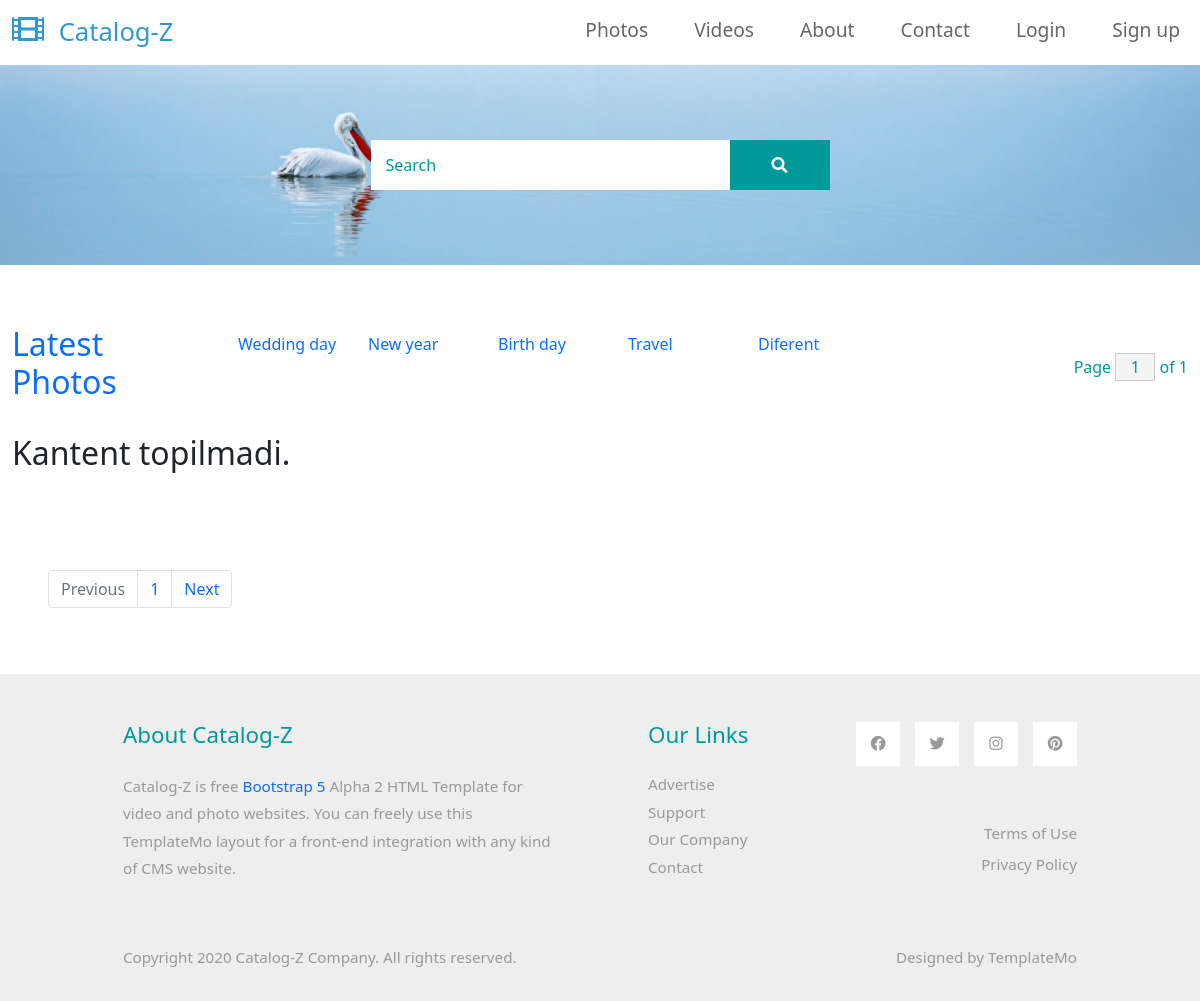
The app's page /?category=2 with its own data.
### gallery/models/category.py (models this page shows, shortened)
class Category(models.Model):
  name = models.CharField(max_length=150)
  @staticmethod
  def get_all_category():
    return Category.objects.all()

### gallery/views.py (the view)
# urls.py: path('',index,name='index'),
def index(request):
  postcategory = None
  categories = Category.get_all_category()
  postlist = PostPhoto.get_all_postphoto().order_by('?')
  pages = Paginator(postlist,12)
  page_number = request.GET.get('page')
  categoryID = request.GET.get("category")
  if categoryID:
    postcategory = PostPhoto.get_all_postphoto_by_categoryid(categoryID)
  elif page_number:
    postcategory = pages.get_page(page_number)
  else:
    postcategory = pages.get_page(1)
  search = request.GET.get('search')
  if search:
    postcategory = PostPhoto.get_all_postphoto().filter(Q(title__icontains=search))
  context = {}
  context['categories'] = categories
  context['postphoto'] = postcategory
  context['pages'] = pages
  return render(request,'index.html', context)

### gallery/models/postsphoto.py (called while the page is built)
  @staticmethod
  def get_all_postphoto():
    return PostPhoto.objects.all()

  @staticmethod
  def get_all_postphoto_by_categoryid(category_id):
    if category_id:
      return PostPhoto.objects.filter(category = category_id)
    else:
      return PostPhoto.objects.all()

### templates/index.html
{% extends 'base.html' %}
{% load static %}
{% block content %}
    <div class="tm-hero d-flex justify-content-center align-items-center" data-parallax="scroll" data-image-src="{% static 'img/hero.jpg' %}">
        <form class="d-flex tm-search-form" action="/" method="get">
            <input class="form-control tm-search-input" name="search" type="search" placeholder="Search" aria-label="Search">
            <button class="btn btn-outline-success tm-search-btn" type="submit">
                <i class="fas fa-search"></i>
            </button>
        </form>
    </div>
    <div class="container-fluid tm-container-content tm-mt-60">
        <div class="row mb-4">
            <div class="col-9">
                <div class="row">
                <h2 class="col-lg-3 tm-text-primary">
                    <a href="/"> Latest Photos</a>
                </h2>
                <div class="col-lg-9">
                {% if categories %}
                    <div class="btn-group row w-100" role="group" aria-label="Basic example">
                        {% for category in categories %}
                        <button type="button" class="btn btn-muted col-lg-2 col-sm-12 text-left"><a href="/?category={{category.pk}}" style="font-size: 1rem;">{{category.name}}</a></button>
                        {% endfor %}
                    </div>
                </div>
                {% endif %}
                </div>
            </div>
            <div class="col-3 d-flex justify-content-end align-items-center">
                <form action="" method="get" class="tm-text-primary">
                    Page <input type="text" name="page" value="1" size="1" class="tm-input-paging tm-text-primary"> of {{pages.num_pages}}
                </form>
            </div>
        </div>
        <div class="row tm-mb-90 tm-gallery">
            {% if postphoto %}
            {% for post in postphoto %}
        	<div class="col-xl-3 col-lg-4 col-md-6 col-sm-6 col-12 mb-5">
                <figure class="effect-ming tm-video-item" >
                    {% if post.photo %}
                    <img src="{{ post.photo.url }}" alt="Image" class="img-fluid">
                    {% endif %}
                    <figcaption class="d-flex align-items-center justify-content-center">
                        <h2>{{ post.title }}</h2>
                        <a href="{% url 'photo-detail' post.pk %}">View more</a>
                    </figcaption>
                </figure>
                <div class="d-flex justify-content-between tm-text-gray">
                    <span class="tm-text-gray-light">{{ post.date }}</span>
                    <span>{{post.author}}</span>
                </div>
                <div class="d-flex justify-content-between tm-text-gray">
                    <strong class="text-secondary"><i class="far fa-heart mr-2" style="font-size:20px;"></i>{{ post.number_of_likes }} likes{{ number_of_likes|pluralize }}</strong>
                    <strong class="text-secondary"><i class=" far fa-eye"></i> {{ post.total_views }}  views</strong>
                </div>
            </div>
            {% endfor %}
            {% else %}
            <h2>Kantent topilmadi.</h2>
            {% endif %}
        </div>
        <div class="row tm-mb-50">
                <ul class="pagination pl-5">
                    {% if pages.has_previous %}
                    <li class="page-item"><a class="page-link" href="?page={{ pages.previous_page_number }}">Previous</a></li>
                    {% else %}
                    <li class="page-item disabled"><a class="page-link" href="?page={{ pages.previous_page_number }}">Previous</a></li>
                    {% endif %}
                    {% for i in pages.page_range %}
                    {% if pages.number == i %}
                        <li class="page-item active"><a class="page-link" href="?page={{i}}">{{i}}</a></li>
                    {% else %}
                    <li class="page-item"><a class="page-link" href="?page={{i}}">{{i}}</a></li>
                    {% endif %}
                    {% endfor %}
                    {% if pages.has_next %}
                    <li class="page-item"><a class="page-link" href="?page={{ pages.next_page_number }}">Next</a></li>
                    {% else %}
                    <li class="page-item"><a class="page-link" href="?page={{ pages.next_page_number }}">Next</a></li>
                    {% endif %}
                </ul>
        </div>
    </div>
{% endblock %}

### static/css/templatemo-style.css (style rules this page uses)
a { text-decoration: none; transition: all 0.3s ease; }
.container-fluid { max-width: 1770px; }
.btn { border-radius: 0; }
.form-control { padding: 10px 20px; width: 100%; height: auto; }
.tm-hero { min-height: 200px; background: transparent; }
.tm-mt-60 { margin-top: 60px; }
.tm-mb-50 { margin-bottom: 50px; }
.tm-mb-90 { margin-bottom: 90px; }
.tm-text-primary { color: #009999; }
.tm-input-paging { width: 40px; border-radius: 0; border: 1px solid #CCCCCC; background: #f4f4f4; text-align: center; }
.tm-search-input { width: 360px; border-radius: 0; padding: 12px 15px; color: #009999; border: none; }
.tm-search-input::placeholder { color: #009999; opacity: 1; }
.tm-search-btn { color: white; background-color: #009999; border: none; width: 100px; height: 50px; margin-left: -1px; }
.form-control, input:-internal-autofill-selected, select:not([multiple]) { color: #009999 !important; }
.form-control::placeholder { color: #009999; opacity: 1; }

### records on screen
Category: name "Wedding day"
Category: name "New year"
Category: name "Birth day"
Category: name "Travel"
Category: name "Diferent"

### other values on screen
{{ pages.num_pages }} "1"
{{ i }} "1"
